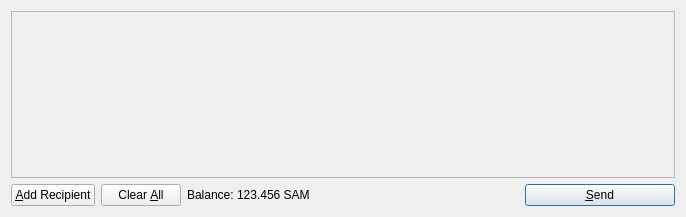
<?xml version="1.0" encoding="UTF-8"?>
<ui version="4.0">
 <class>SendCoinsDialog</class>
 <widget class="QDialog" name="SendCoinsDialog">
  <property name="geometry">
   <rect>
    <x>0</x>
    <y>0</y>
    <width>686</width>
    <height>217</height>
   </rect>
  </property>
  <property name="windowTitle">
   <string>Send Coins</string>
  </property>
  <layout class="QVBoxLayout" name="verticalLayout">
   <item>
    <widget class="QScrollArea" name="scrollArea">
     <property name="widgetResizable">
      <bool>true</bool>
     </property>
     <widget class="QWidget" name="scrollAreaWidgetContents">
      <property name="geometry">
       <rect>
        <x>0</x>
        <y>0</y>
        <width>666</width>
        <height>165</height>
       </rect>
      </property>
      <layout class="QVBoxLayout" name="verticalLayout_2">
       <property name="margin">
        <number>0</number>
       </property>
       <item>
        <layout class="QVBoxLayout" name="entries">
         <property name="spacing">
          <number>6</number>
         </property>
        </layout>
       </item>
       <item>
        <spacer name="verticalSpacer">
         <property name="orientation">
          <enum>Qt::Vertical</enum>
         </property>
         <property name="sizeHint" stdset="0">
          <size>
           <width>20</width>
           <height>40</height>
          </size>
         </property>
        </spacer>
       </item>
      </layout>
     </widget>
    </widget>
   </item>
   <item>
    <layout class="QHBoxLayout" name="horizontalLayout">
     <item>
      <widget class="QPushButton" name="addButton">
       <property name="toolTip">
        <string>Send to multiple recipients at once</string>
       </property>
       <property name="text">
        <string>&amp;Add Recipient</string>
       </property>
       <property name="icon">
        <iconset resource="../bitcoin.qrc">
         <normaloff>:/icons/add</normaloff>:/icons/add</iconset>
       </property>
       <property name="autoDefault">
        <bool>false</bool>
       </property>
      </widget>
     </item>
     <item>
      <widget class="QPushButton" name="clearButton">
       <property name="sizePolicy">
        <sizepolicy hsizetype="Minimum" vsizetype="Fixed">
         <horstretch>0</horstretch>
         <verstretch>0</verstretch>
        </sizepolicy>
       </property>
       <property name="toolTip">
        <string>Remove all transaction fields</string>
       </property>
       <property name="text">
        <string>Clear &amp;All</string>
       </property>
       <property name="icon">
        <iconset resource="../bitcoin.qrc">
         <normaloff>:/icons/remove</normaloff>:/icons/remove</iconset>
       </property>
       <property name="autoRepeatDelay">
        <number>300</number>
       </property>
       <property name="autoDefault">
        <bool>false</bool>
       </property>
      </widget>
     </item>
     <item>
      <layout class="QHBoxLayout" name="horizontalLayout_2">
       <property name="spacing">
        <number>3</number>
       </property>
       <item>
        <widget class="QLabel" name="label">
         <property name="text">
          <string>Balance:</string>
         </property>
        </widget>
       </item>
       <item>
        <widget class="QLabel" name="labelBalance">
         <property name="cursor">
          <cursorShape>IBeamCursor</cursorShape>
         </property>
         <property name="text">
          <string>123.456 SAM</string>
         </property>
         <property name="textInteractionFlags">
          <set>Qt::LinksAccessibleByMouse|Qt::TextSelectableByKeyboard|Qt::TextSelectableByMouse</set>
         </property>
        </widget>
       </item>
      </layout>
     </item>
     <item>
      <spacer name="horizontalSpacer">
       <property name="orientation">
        <enum>Qt::Horizontal</enum>
       </property>
       <property name="sizeHint" stdset="0">
        <size>
         <width>40</width>
         <height>20</height>
        </size>
       </property>
      </spacer>
     </item>
     <item>
      <widget class="QPushButton" name="sendButton">
       <property name="minimumSize">
        <size>
         <width>150</width>
         <height>0</height>
        </size>
       </property>
       <property name="toolTip">
        <string>Confirm the send action</string>
       </property>
       <property name="text">
        <string>&amp;Send</string>
       </property>
       <property name="icon">
        <iconset resource="../bitcoin.qrc">
         <normaloff>:/icons/send</normaloff>:/icons/send</iconset>
       </property>
       <property name="default">
        <bool>true</bool>
       </property>
      </widget>
     </item>
    </layout>
   </item>
  </layout>
 </widget>
 <resources>
  <include location="../bitcoin.qrc"/>
 </resources>
 <connections/>
</ui>
